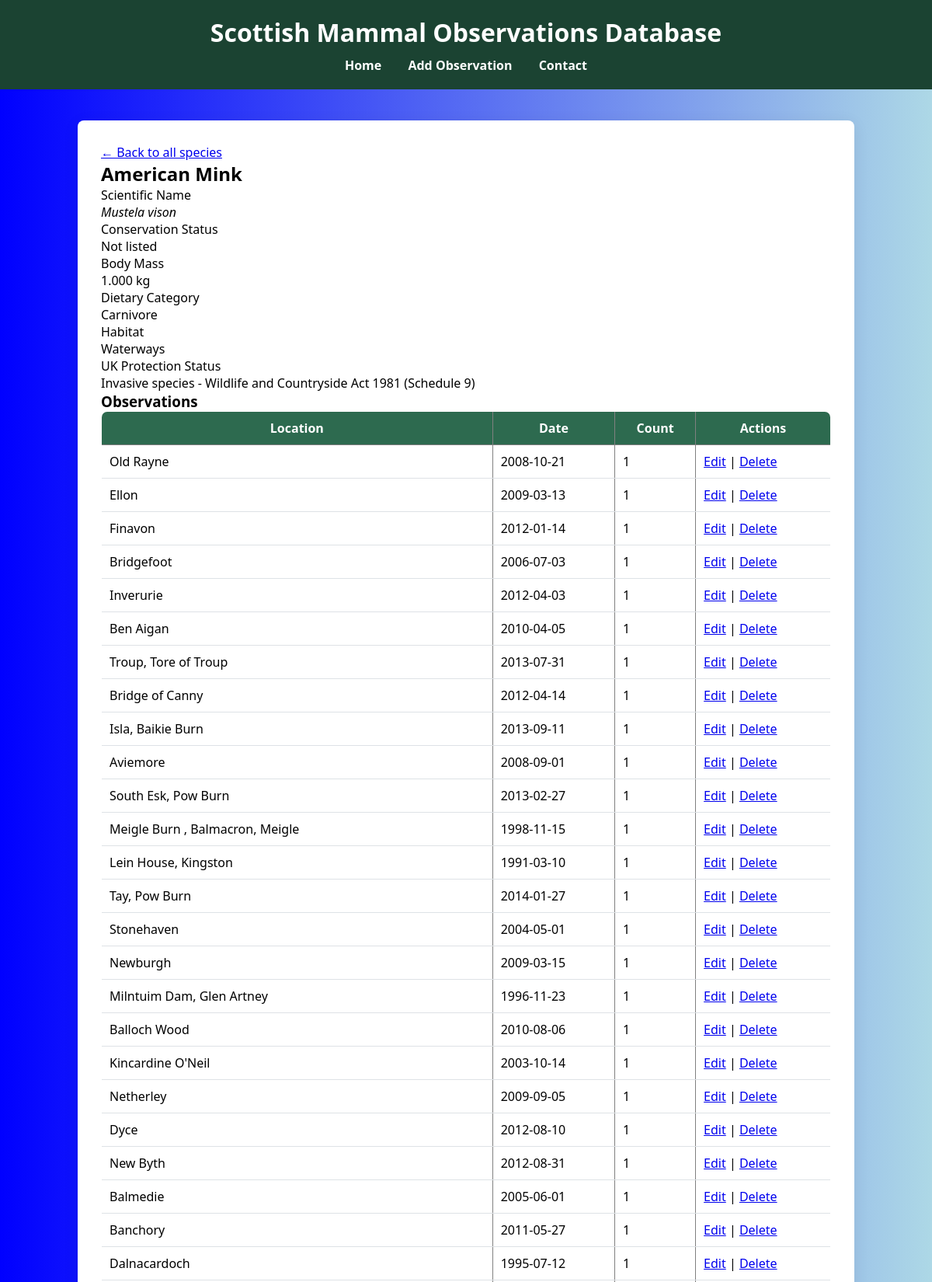
Screenshot of /species.php?key=5218823 (upper part) with the database file from the repository.
### tables this page shows
CREATE TABLE `species` (
  `gbif_species_key` int(11) NOT NULL COMMENT 'GBIF (Global Biodiversity Information Facility) species identifier',
  `species_name` varchar(100) NOT NULL COMMENT 'Scientific name of the species',
  `common_name` varchar(100) DEFAULT NULL COMMENT 'Common English name',
  `iucn_red_list_category` varchar(10) DEFAULT NULL COMMENT 'IUCN Red List conservation status code',
  `body_mass_kg` decimal(10,3) DEFAULT NULL COMMENT 'Typical body mass in kilograms',
  `dietary_category` varchar(50) DEFAULT NULL COMMENT 'Primary dietary classification (Herbivore, Carnivore, Omnivore, Insectivore, Piscivore)',
  `uk_protection_status` varchar(255) DEFAULT NULL COMMENT 'UK legal protection status and relevant legislation',
  `habitat` varchar(100) DEFAULT NULL COMMENT 'Primary habitat types',
  `image_url` varchar(255) DEFAULT NULL COMMENT 'URL to species image (e.g., from Wikimedia Commons)',
  PRIMARY KEY (`gbif_species_key`),
  KEY `idx_species_name` (`species_name`),
  KEY `idx_dietary_category` (`dietary_category`),
  KEY `idx_iucn_category` (`iucn_red_list_category`)
);

CREATE TABLE `observations` (
  `id` int(11) NOT NULL,
  `locality` varchar(255) DEFAULT NULL COMMENT 'Location name or description',
  `individual_count` int(11) DEFAULT NULL COMMENT 'Number of individuals observed',
  `latitude` decimal(10,6) DEFAULT NULL COMMENT 'Decimal latitude (WGS84)',
  `longitude` decimal(10,6) DEFAULT NULL COMMENT 'Decimal longitude (WGS84)',
  `gbif_species_key` int(11) DEFAULT NULL COMMENT 'GBIF species identifier - foreign key to SPECIES table',
  `observation_date` date DEFAULT NULL,
  PRIMARY KEY (`id`),
  KEY `idx_gbif_key` (`gbif_species_key`),
  KEY `idx_location` (`latitude`,`longitude`),
  CONSTRAINT `fk_species` FOREIGN KEY (`gbif_species_key`) REFERENCES `species` (`gbif_species_key`)
);

### includes/config.php (called while the page is built, shortened)
<?php
function e($string) {
    return htmlspecialchars($string, ENT_QUOTES, 'UTF-8');
}

### species.php (the view, shortened to what this page needs)
<?php
$speciesKey = (int)$_GET['key'];
$pdo = getDbConnection();
$stmt = $pdo->prepare('
    SELECT
        gbif_species_key,
        species_name,
        common_name,
        iucn_red_list_category,
        body_mass_kg,
        dietary_category,
        uk_protection_status,
        habitat,
        image_url
    FROM species
    WHERE gbif_species_key = ?
');
$stmt->execute([$speciesKey]);
$species = $stmt->fetch();
$stmtObs = $pdo->prepare("
    SELECT * FROM observations
    WHERE gbif_species_key = ?
");
$stmtObs->execute([$speciesKey]);
$observations = $stmtObs->fetchAll();
require_once 'includes/header.php';
?>
<p><a href="index.php">&larr; Back to all species</a></p>
<h2><?php echo e($species['common_name']); ?></h2>
<dl>
    <dt>Scientific Name</dt>
    <dd><em><?php echo e($species['species_name']); ?></em></dd>
    <dt>Conservation Status</dt>
    <dd><?php echo $species['iucn_red_list_category'] ? e($species['iucn_red_list_category']) : 'Not listed'; ?></dd>
    <dt>Body Mass</dt>
    <dd><?php echo e($species['body_mass_kg']); ?> kg</dd>
    <dt>Dietary Category</dt>
    <dd><?php echo e($species['dietary_category']); ?></dd>
    <dt>Habitat</dt>
    <dd><?php echo e($species['habitat']); ?></dd>
    <dt>UK Protection Status</dt>
    <dd><?php echo e($species['uk_protection_status']); ?></dd>
</dl>
<h3>Observations</h3>
<?php if (empty($observations)): ?>
    <p>No observations found.</p>
<?php else: ?>
    <table border="1" cellpadding="10">
        <tr>
            <th>Location</th>
            <th>Date</th>
            <th>Count</th>
			<th>Actions</th>
        </tr>
        <?php foreach ($observations as $obs): ?>
            <tr>
                <td><?php echo $obs['locality'] ?? 'Not recorded'; ?></td>
                <td><?php echo $obs['observation_date'] ?? 'Unknown'; ?></td>
                <td><?php echo $obs['individual_count']; ?></td>
			   <td>
				<a href="edit_observation.php?id=<?php echo $obs['id']; ?>">Edit</a> |
    <a href="delete_observation.php?id=<?php echo $obs['id']; ?>"
       onclick="return confirm('Are you sure?');">
        Delete
    </a>
</td>
            </tr>
        <?php endforeach; ?>
    </table>
<?php endif; ?>
<?php require_once 'includes/footer.php'; ?>

### css/style.css (style rules this page uses)
:root { --clr-primary: #2d6a4f; --clr-primary-dark: #1b4332; --clr-primary-light: #52b788; --clr-accent: #f4a261; --clr-bg: #f8f9fa; --clr-surface: #ffffff; --clr-text: #212529; --clr-text-muted: #6c757d; --clr-border: #dee2e6; --radius: 8px; --shadow: 0 4px 20px rgba(0,0,0,0.08); }
* { box-sizing: border-box; margin: 0; padding: 0; }
body { font-family: 'Segoe UI', sans-serif; background: linear-gradient(to right, blue, lightblue); min-height: 100vh; }
table { width: 100%; border-collapse: collapse; background: white; border-radius: var(--radius); overflow: hidden; }
th { background: var(--clr-primary); color: white; padding: 10px; }
td { padding: 10px; border-bottom: 1px solid var(--clr-border); }

### rows the page displays
species: common_name "American Mink", species_name "Mustela vison", body_mass_kg "1.000", dietary_category "Carnivore", habitat "Waterways", uk_protection_status "Invasive species - Wildlife and Countryside Act 1981 (Schedule 9)"
observations: locality "Old Rayne", observation_date "2008-10-21", individual_count "1"
observations: locality "Ellon", observation_date "2009-03-13", individual_count "1"
observations: locality "Finavon", observation_date "2012-01-14", individual_count "1"
observations: locality "Bridgefoot", observation_date "2006-07-03", individual_count "1"
observations: locality "Inverurie", observation_date "2012-04-03", individual_count "1"
observations: locality "Ben Aigan", observation_date "2010-04-05", individual_count "1"
observations: locality "Troup, Tore of Troup", observation_date "2013-07-31", individual_count "1"
observations: locality "Bridge of Canny", observation_date "2012-04-14", individual_count "1"
observations: locality "Isla, Baikie Burn", observation_date "2013-09-11", individual_count "1"
observations: locality "Aviemore", observation_date "2008-09-01", individual_count "1"
observations: locality "South Esk, Pow Burn", observation_date "2013-02-27", individual_count "1"
observations: locality "Meigle Burn , Balmacron, Meigle", observation_date "1998-11-15", individual_count "1"
observations: locality "Lein House, Kingston", observation_date "1991-03-10", individual_count "1"
observations: locality "Tay, Pow Burn", observation_date "2014-01-27", individual_count "1"
observations: locality "Stonehaven", observation_date "2004-05-01", individual_count "1"
observations: locality "Newburgh", observation_date "2009-03-15", individual_count "1"
observations: locality "Milntuim Dam, Glen Artney", observation_date "1996-11-23", individual_count "1"
observations: locality "Balloch Wood", observation_date "2010-08-06", individual_count "1"
observations: locality "Kincardine O'Neil", observation_date "2003-10-14", individual_count "1"
observations: locality "Netherley", observation_date "2009-09-05", individual_count "1"
observations: locality "Dyce", observation_date "2012-08-10", individual_count "1"
observations: locality "New Byth", observation_date "2012-08-31", individual_count "1"
observations: locality "Balmedie", observation_date "2005-06-01", individual_count "1"
observations: locality "Banchory", observation_date "2011-05-27", individual_count "1"
observations: locality "Dalnacardoch", observation_date "1995-07-12", individual_count "1"
